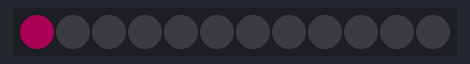
This sketch was run on a simulated Arduino Uno, built with avr-gcc and run on an emulated ATmega328P. Shown: 12 RGB LEDs in strip order, left to right. Dim RGB values are drawn brighter than linear; what the sketch prints to the serial monitor is not drawn.

Above: at 0.1 s.
At 0.6 s:
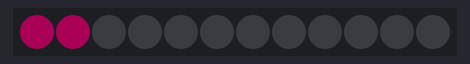
At 1.1 s:
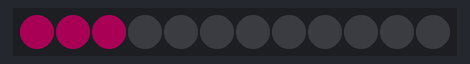
At 2.6 s:
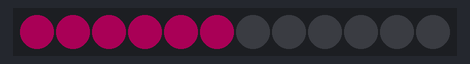
At 4.1 s:
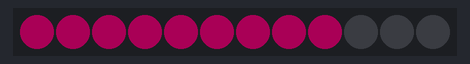
At 5.6 s:
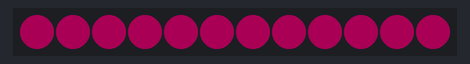

Measured:
- by itself, everything shown: repeats every 6.0 s, in 12 steps
- what the display in image 1 shows lasts 0.5 s, from 0.5 s to 1.0 s

The sketch:

Simple_LED_Test.ino
```cpp
#include <Adafruit_NeoPixel.h>


/* LED Configuration */
#define LED_PIN     14  // Define pin for LED strip
#define LED_COUNT   12  // Number of LEDs
Adafruit_NeoPixel strip(LED_COUNT, LED_PIN, NEO_GRB + NEO_KHZ800);

void setup() {
  Serial.begin(115200);
  strip.begin();
  strip.setBrightness(50);
  strip.show();
}

void loop() {
  strip.clear();
  Serial.println("Start ... ");
  for(int i=0; i<LED_COUNT; i++) {

    strip.setPixelColor(i, strip.Color(226, 0, 116));
    strip.show();
    delay(500);
  }

}
```
